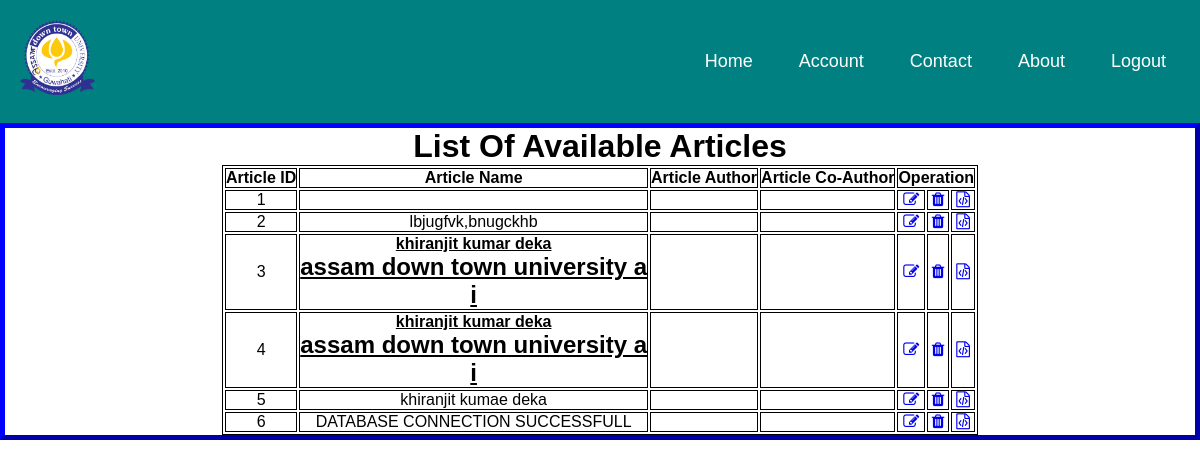
The page /showdata.php on the database its author committed.
### tables this page shows
CREATE TABLE `journal` (
  `article_id` int(11) NOT NULL,
  `id` int(11) NOT NULL,
  `author_name` text NOT NULL,
  `coauthor` text NOT NULL,
  `article_name` text NOT NULL,
  `article_intro` text NOT NULL,
  `affiliation` text NOT NULL,
  `article_body` text NOT NULL,
  `result` text NOT NULL,
  `abstract` text NOT NULL,
  `conclusion` text NOT NULL,
  `refer` text NOT NULL,
  `images` blob NOT NULL
);

### showdata.php (the view, shortened to what this page needs)
<?php
include 'include/navbar.php';
?>
<!DOCTYPE html>
<html>
<head>
    <link rel="stylesheet" href="https://cdnjs.cloudflare.com/ajax/libs/font-awesome/4.7.0/css/font-awesome.min.css">
</head>
<body>
    <div class="maindiv">
        <h1>List Of Available Articles</h1>
        <div>
            <div class="table-responsive">
                <table>
                    <thead>
                        <tr>
                            <th>Article ID</th>
                            <th>Article Name</th>
                            <th>Article Author</th>
                            <th>Article Co-Author</th>
                            <th colspan="3">Operation</th>
                        </tr>
                    </thead>
                    <tbody>
                        <?php
                        include 'database_connection.php';
                        $selectquery = "select * from journal";
                        $query = mysqli_query($conn, $selectquery);
                        while ($res = mysqli_fetch_array($query)) {
                        ?>
                            <tr>
                                <td> <?php echo $res['article_id']; ?></td>
                                <td><?php echo $res['article_name']; ?></td>
                                <td><?php echo $res['author_name']; ?></td>
                                <td><?php echo $res['coauthor']; ?></td>
                                <td><a href="updates.php?editid=<?php echo $res['article_id']; ?>" data-toggle="tooltip" data-placement="bottom" title="UPDATE">
                                        <i class="fa fa-edit" aria-hidden="true"></i></a>
                                </td>
                                <td><a href="delete.php?delid=<?php echo $res['article_id']; ?>" data-toggle="tooltip" data-placement="bottom" title="DELETE">
                                        <i class="fa fa-trash" aria-hidden="true"></i></a></td>
                                <td><a href="delete.php?=<?php echo $res['article_id']; ?>" data-toggle="tooltip" data-placement="bottom" title="HTML">
                                        <i class="fa fa-file-code-o" aria-hidden="true"></i></a></td>
                            </tr>
                        <?php
                        }
                        ?>
                    </tbody>
                </table>
            </div>
        </div>
    </div>
</body>
</html>

### include/navbar.php (shortened to what this page needs)
<!DOCTYPE html>
<html lang="en">
<head>
</head>
<body>
  <nav class="navbar">
    <div class="logo"><img src="images/logo.jpeg" height="75" width="75" alt="Avatar" class="avatar">
    </div>
    <ul class="nav-links">
      <div class="menu">
        <li><a href="welcome.php">Home</a></li>
        <li><a href="login.php">Account</a></li>
        <li class="services">
          <a>Contact</a>
        </li>
        <li><a href="https://adtu.in/about">About</a></li>
        <li><a href="logout.php">Logout</a></li>
      </div>
    </ul>
  </nav>
</body>
</html>

### include/navbar.php (style rules this page uses)
* { margin: 0; padding: 0; box-sizing: border-box; }
body { font-family: Arial, Helvetica, sans-serif; }
a { text-decoration: none; }
li { list-style: none; }
.navbar { display: flex; align-items: center; justify-content: space-between; padding: 20px; background-color: teal; color: #fff; }
.nav-links a { color: #fff; }
.logo { font-size: 32px; }
.menu { display: flex; gap: 1em; font-size: 18px; }
.menu li { padding: 5px 14px; }
.services { position: relative; }

### showdata.php (style rules this page uses)
table, th, td { border: 1px solid; margin-left: auto; margin-right: auto; text-align: center; align-content: center; }
.maindiv { border: 5px outset blue; align-content: center; text-align: center; }

### rows shown on the page
journal: article_id "1"
journal: article_id "2", article_name "lbjugfvk,bnugckhb"
journal: article_id "3", article_name "khiranjit kumar deka assam down town university a i"
journal: article_id "4", article_name "khiranjit kumar deka assam down town university a i"
journal: article_id "5", article_name "khiranjit kumae deka"
journal: article_id "6", article_name "DATABASE CONNECTION SUCCESSFULL"
